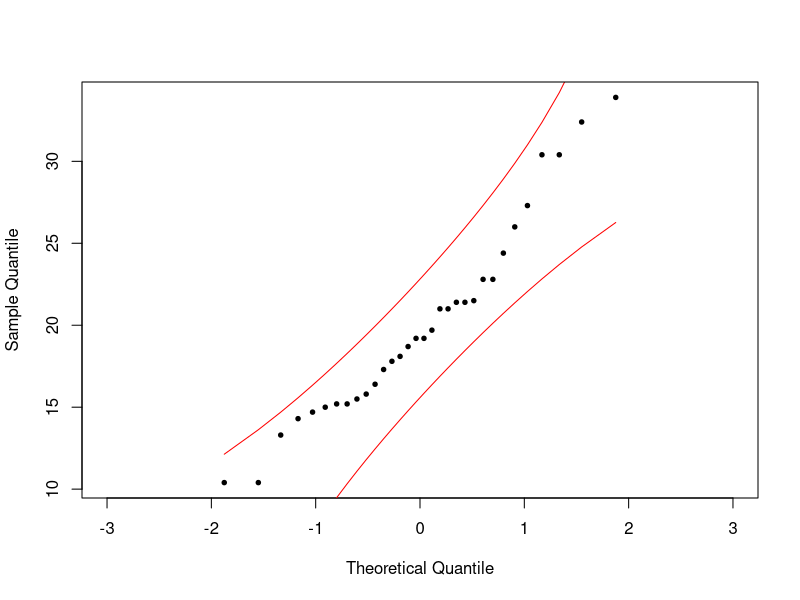

The R source for this figure:
library(robustbase)

# auxiliary functions to build the tail-sensitive confidence bands with unknown paramters
QnScale <- function(x) {
	Qn(x, finite.corr = FALSE)
}

QnLocation <- function(x) {
	s_Qn(x, mu.too = TRUE)[[1]]
}

# tail-sensitive confidence bands
# adapted from Aldor-Noiman et al. (2013)
tsCb <- function(x,
								 mu = 0,
								 sigma = 1,
								 M = 1000,
								 alpha = .05,
								 plot = TRUE,
								 unknown = FALSE,
								 centerFunc = QnLocation,
								 scaleFunc = QnScale) {
	n <- length(x)
	upperCi <- rep(NA, n)
	lowerCi <- rep(NA, n)
	pValue <- matrix(NA, nrow = n, ncol = M)

	# simulate data
	sim <- NULL
	if (unknown) {
		for (i in 1:M) sim <- cbind(sim, sort(rnorm(n)))

		# scale the simulated data
		center <- apply(sim, 2, centerFunc)
		scale <- apply(sim, 2, scaleFunc)
		sim <- sweep(sweep(sim, 2, center, FUN = "-"), 2, scale, FUN = "/")

		# convert from norm to beta
		sim <- t(apply(sim, 1, pnorm))
	} else {
		for (i in 1:M) sim <- cbind(sim, sort(runif(n)))
	}

	# widen the CI to get a simultanoues 1-alpha CI
	for (i in 1:n) {
		tmp <- pbeta(sim[i, ], shape1 = i, shape2 = n + 1 - i)
		pValue[i, ] <- apply(cbind(tmp, 1 - tmp), 1, min)
	}

	critical <- apply(pValue, 2, min)
	criticalC <- quantile(critical, prob = alpha)

	upperCi <- qbeta(1 - criticalC, shape1 = 1:n, shape2 = n + 1 - (1:n))
	lowerCi <- qbeta(criticalC, shape1 = 1:n, shape2 = n + 1 - (1:n))

	# now translate back to sample quantiles
	# upperNorm <- qnorm(upperCi) # OLD
	# lowerNorm <- qnorm(lowerCi) # OLD
	upperNorm <- qnorm(upperCi) * scaleFunc(x) + centerFunc(x) # MODIFIED
	lowerNorm <- qnorm(lowerCi) * scaleFunc(x) + centerFunc(x) # MODIFIED

	if (plot == TRUE) {
		q.prob <- qnorm((1:n) / (n + 1))
		plot(
			q.prob,
			upperNorm,
			type = "l",
			col = "red",
			# ylim = c(-3, 3), # OLD
			ylim = c(min(x), max(x)), # MODIFIED
			xlim = c(-3, 3),
			ylab = "Sample Quantile",
			xlab = "Theoretical Quantile"
		)
		lines(q.prob, lowerNorm, col = "red")
		if (unknown) {
			# sampleZ <- (x - centerFunc(x)) / scaleFunc(x) # OLD
			sampleZ <- x # MODIFIED
		} else {
			sampleZ <- (x - mu) / sigma
		}
		print(sampleZ)
		points(q.prob, sort(sampleZ), pch = 19, cex = 0.6)
	}

	return(list(lower = lowerNorm, upper = upperNorm))
}

tsCb(mtcars$mpg, unknown = T)
